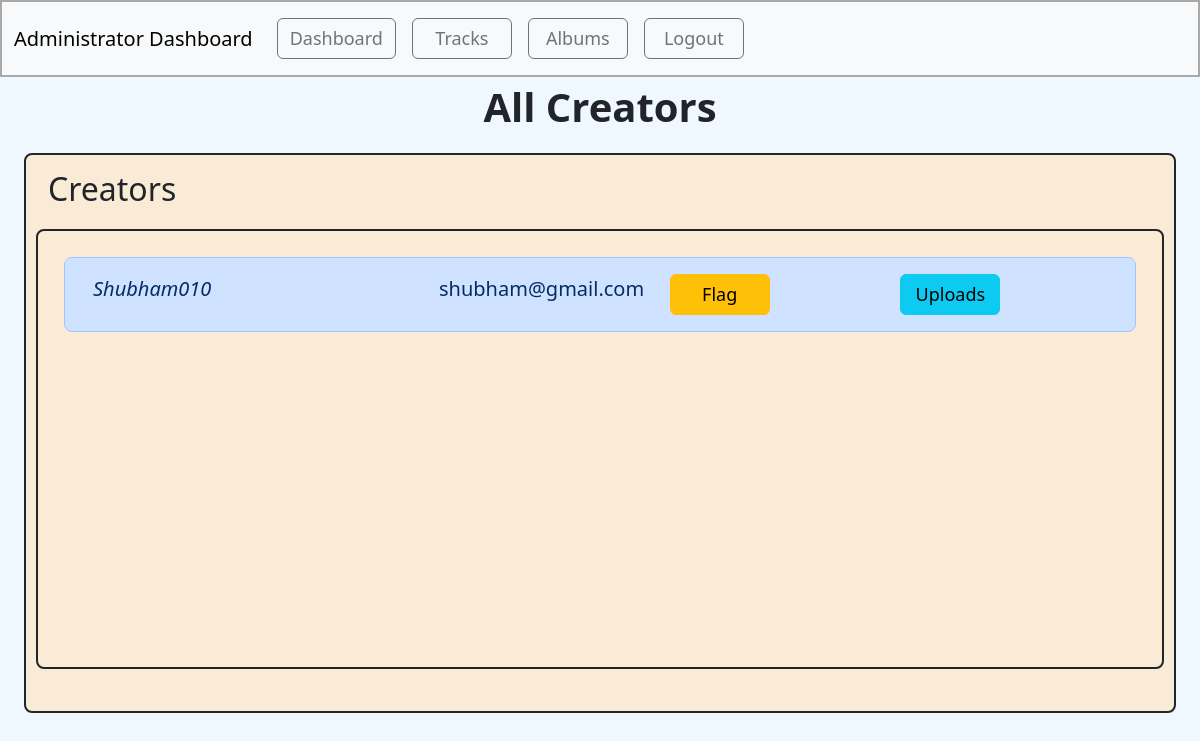
/all_creators/1, run on an earlier commit of the app's database.
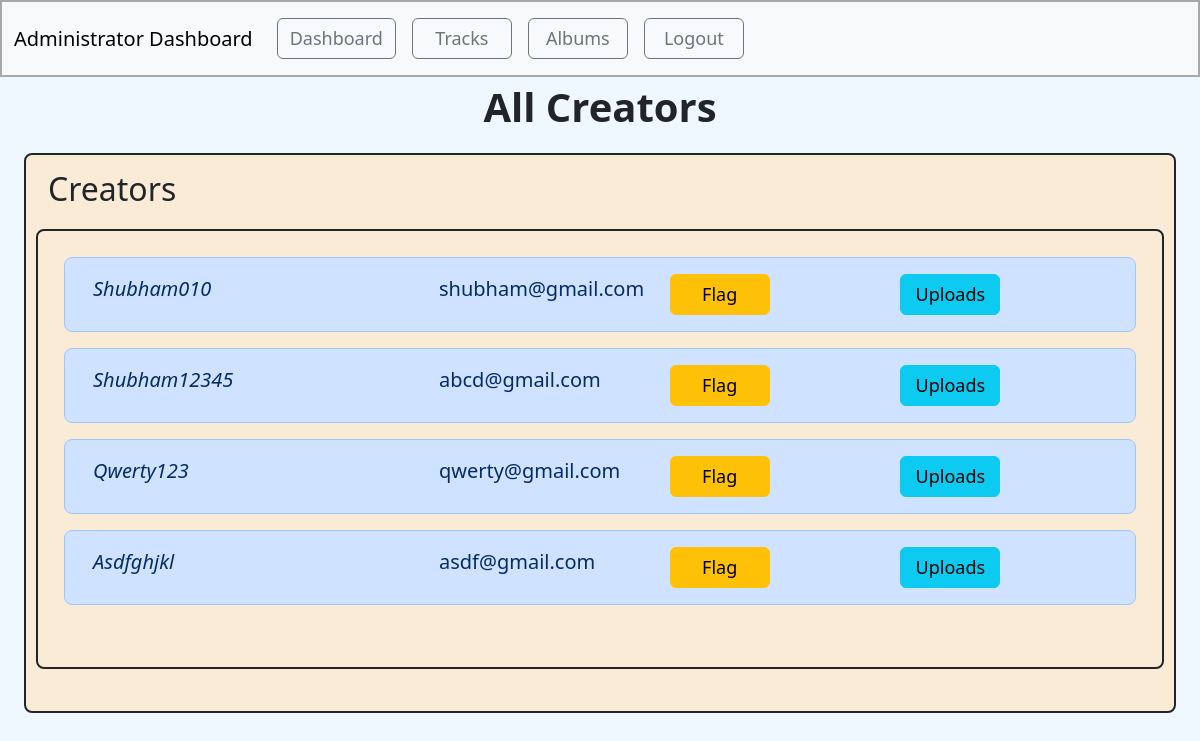
And on a later commit of the database.
### model1.py (models this page shows, shortened)
class User(db.Model):
    user_id = db.Column(db.Integer(), primary_key=True)
    username = db.Column(db.String(80), nullable=False, unique=True)
    email = db.Column(db.String(120), unique=True, nullable=False)
    password = db.Column(db.String(255), nullable=False)
    user_role_name = db.Column(db.String(20), nullable=False ,default="general_user")
    user_role_id = db.Column(db.Integer(), default=0, nullable=False) #(for normal user = 0 ; for creator = 1 )
    isloggedin = db.Column(db.Boolean(),default=False,nullable=False)
    user_flag = db.Column(db.Boolean,default=False)

### app.py (the view)
@app.route("/all_creators/<int:a_id>")
def all_creators(a_id):
    admin = Admin.query.get(a_id)
    creators=User.query.filter_by(user_role_id=1).all()
    return render_template("admin_all_creators.html",creators=creators, admin=admin)

### app.py (called while the page is built)
@app.context_processor
def search_processor():
    return {'searched': request.form.get("searched")}

### templates/admin_all_creators.html (shortened to what this page needs)
<!doctype html>
<html lang="en">
<head>
    <link href="https://cdn.jsdelivr.net/npm/bootstrap@5.3.2/dist/css/bootstrap.min.css" rel="stylesheet"
>
</head>
<body>
    <div id="navbar" style="border: 2px solid darkgray;">
        <nav class="navbar navbar-expand-lg bg-body-tertiary">
            <div class="container-fluid ">
                <a class="navbar-brand" href="/admin_home/{{admin.admin_id}}">Administrator Dashboard</a>
                <div class="collapse navbar-collapse " id="navbarNavAltMarkup">
                    <div class="navbar-nav " >
                        <a style="width: auto; margin:auto; font-size:large;" type="button" class="btn btn-outline-secondary m-2" href="/admin_home/{{admin.admin_id}}">Dashboard</a>
                        <a style="width: 100px; font-size:large;" type="button" class="btn btn-outline-secondary m-2" href="/admin_songs/{{admin.admin_id}}">Tracks</a>
                        <a style="width: 100px; font-size:large;" type="button" class=" btn btn-outline-secondary m-2" href="/admin_albums/{{admin.admin_id}}">Albums</a>
                        <a style="width: 100px; font-size:large;" class=" btn btn-outline-secondary m-2" href="/admin_logout/{{admin.admin_id}}">Logout</a>
                    </div>
                </div>
            </div>
        </nav>
    </div>
<div class="container-fluid songs  min-vh-100">
    <header>
        <p class="heading fs-1 text-capitalize fw-semibold text-center">All Creators</p>
    </header>
    <div class="container-fluid ">
        {% if creators|length == 0 %}
        <p>No Creators Availaible</p>
        {% else %}
            <div class="container-fluid border border border-2 rounded-3 border-dark mb-4 overflow-auto" id="songs" >
                <div class="container-fluid sticky-sm-top">
                    <p class="text-capitalize fs-2 ">Creators</p>
                </div>
                <div class="song container border border-2 rounded-3 border-dark m-auto overflow-auto">
                    {% for c in creators %}
                        <div class="row m-3 p-3 text-primary-emphasis bg-primary-subtle border border-primary-subtle rounded-3">
                            <div class="col-4 text-capitalize fs-5 fst-italic">{{c.username}}</div>
                            <div class="col fs-5">{{c.email}}</div>
                            {% if c.user_flag == false %}
                            <div class="col"><a class="btn btn-warning" href="/flag_creator/{{admin.admin_id}}/{{c.user_id}}" role="button" style="width: 100px; font-size:large;">Flag</a></div>
                            {% else %}
                            <div class="col"><a class="btn btn-warning" href="/flag_creator/{{admin.admin_id}}/{{c.user_id}}" role="button" style="width: 100px; font-size:large;">Unflag</a></div>
                            {% endif %}
                            <div class="col"><a class="btn btn-info" href="/creator_uploads/{{admin.admin_id}}/{{c.user_id}}" role="button" style="width: 100px; font-size:large;">Uploads</a></div>
                        </div>
                    {% endfor %}
                </div>
            </div>
        {% endif %}
    </div>
</div>
</body>
</html>

What changed in the data, as far as the page shows it:
added User: username "Shubham12345", email "abcd@gmail.com", {{ admin.admin_id }} 1 (drawn)
added User: username "Qwerty123", email "qwerty@gmail.com", {{ admin.admin_id }} 1 (drawn)
added User: username "Asdfghjkl", email "asdf@gmail.com", {{ admin.admin_id }} 1 (drawn)
